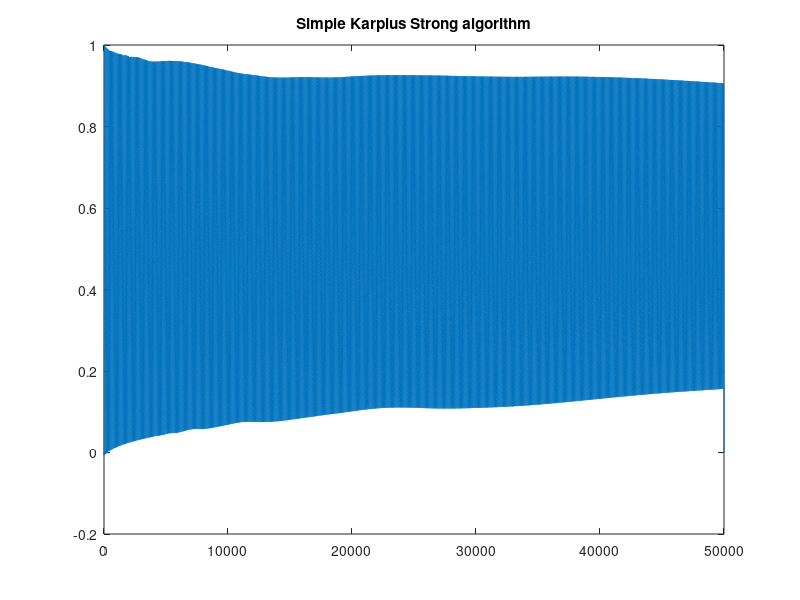

Write MATLAB code to recreate this figure.
% define input parameters
freqHz = 500;
iterations = 50000;
fs = 44100;
lpf_a = 0.1;                                            % low pass filter factor (decaying factor)
apf_g = 0.4;                                            % all pass filter factor (harmonicity factor)
NPp = 60;                                               % NPp = pick positon in samples

% Karplus strong function - - - - - - - - - - - - - - - - - - - - - - - - - - - - 

N = floor(fs/freqHz);                                   % compute delay line length
% exciterSignal = 2 * rand(1,N) - 1;                      % generate noise centered at zero
exciterSignal = [[0:NPp]/NPp,(N-[(NPp+1):N])/(N-NPp)];

% N = total delay length in samples

delayline = [zeros(1,N+1)];                             % initialize delayline
dloffset = length(delayline)-1;                         % compute delay offset

if iterations > length(exciterSignal)                   % exciter signal has to be long 
    diff = iterations - length(exciterSignal);          % as the number of iterations
    exciterSignal = [exciterSignal zeros(1,diff)];      %
end

y = 0;                                                  % initialize new sample
ylpf = 0;                                               % initialize new sample low pass filtered
signal = zeros(1,iterations);                           % initialize output signal
n = 1;                                                  % initialize iterator

while n < iterations
    prev_ylpf = ylpf;
    ylpf = exciterSignal(n) + lpf_a * delayline(N) ...  % karplus strong with variable low pass filter
        + (1-lpf_a) * delayline(N+1);       
    
    y = - apf_g * ylpf + prev_ylpf + apf_g * delayline(1); % apply all pass filter to control harmonicity
    
    delayline = [y, delayline(1:dloffset)];             % shift delay line and write new sample
    signal(n) = y;                                      % append new sample to output signal
    
    n = n+1;                                            % increase iterator
end
figure;plot(signal);title('Simple Karplus Strong algorithm')   % show signal
soundsc(signal, fs)                                     % play it